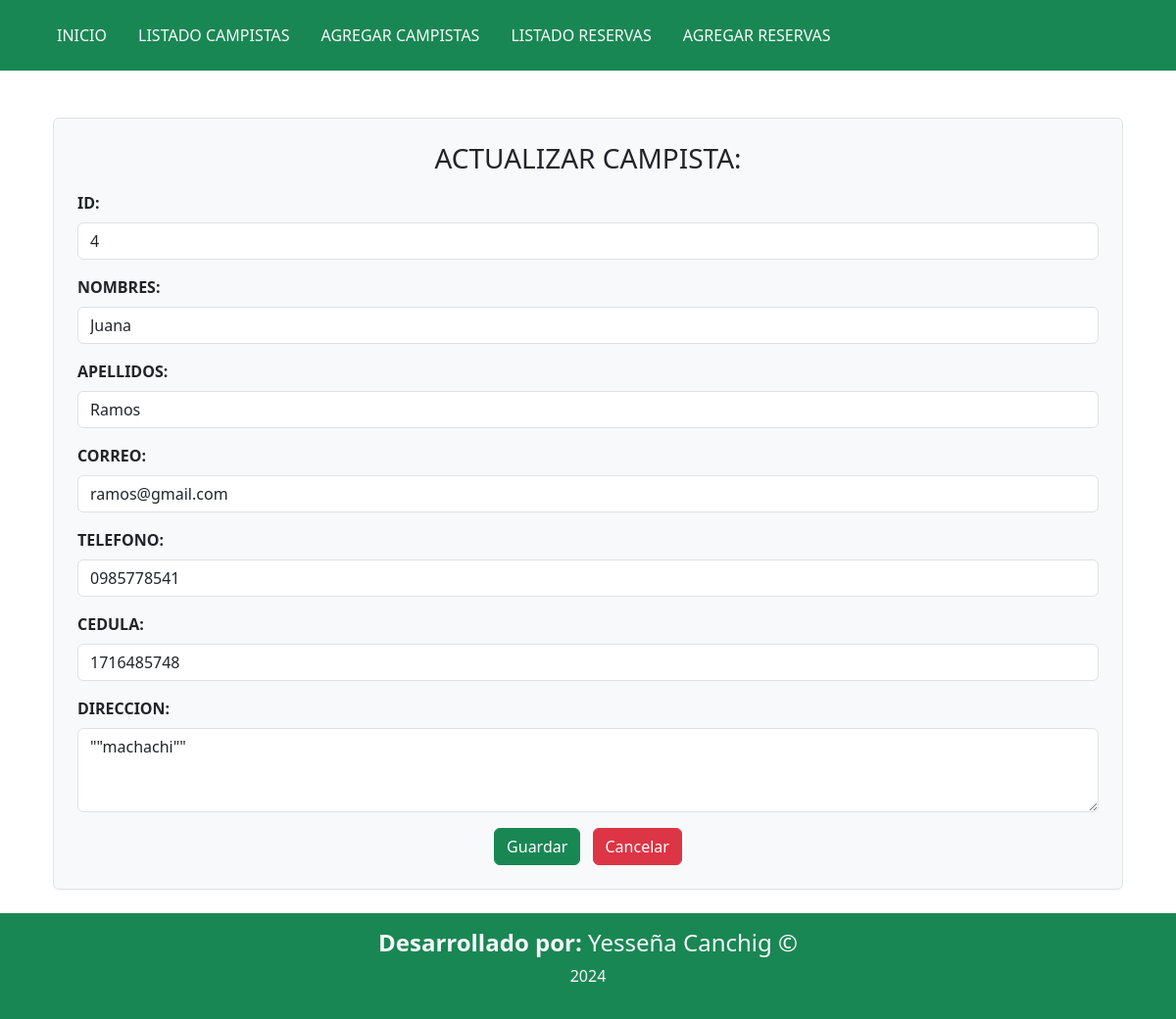
The app's page /editarCampista/4, older data.
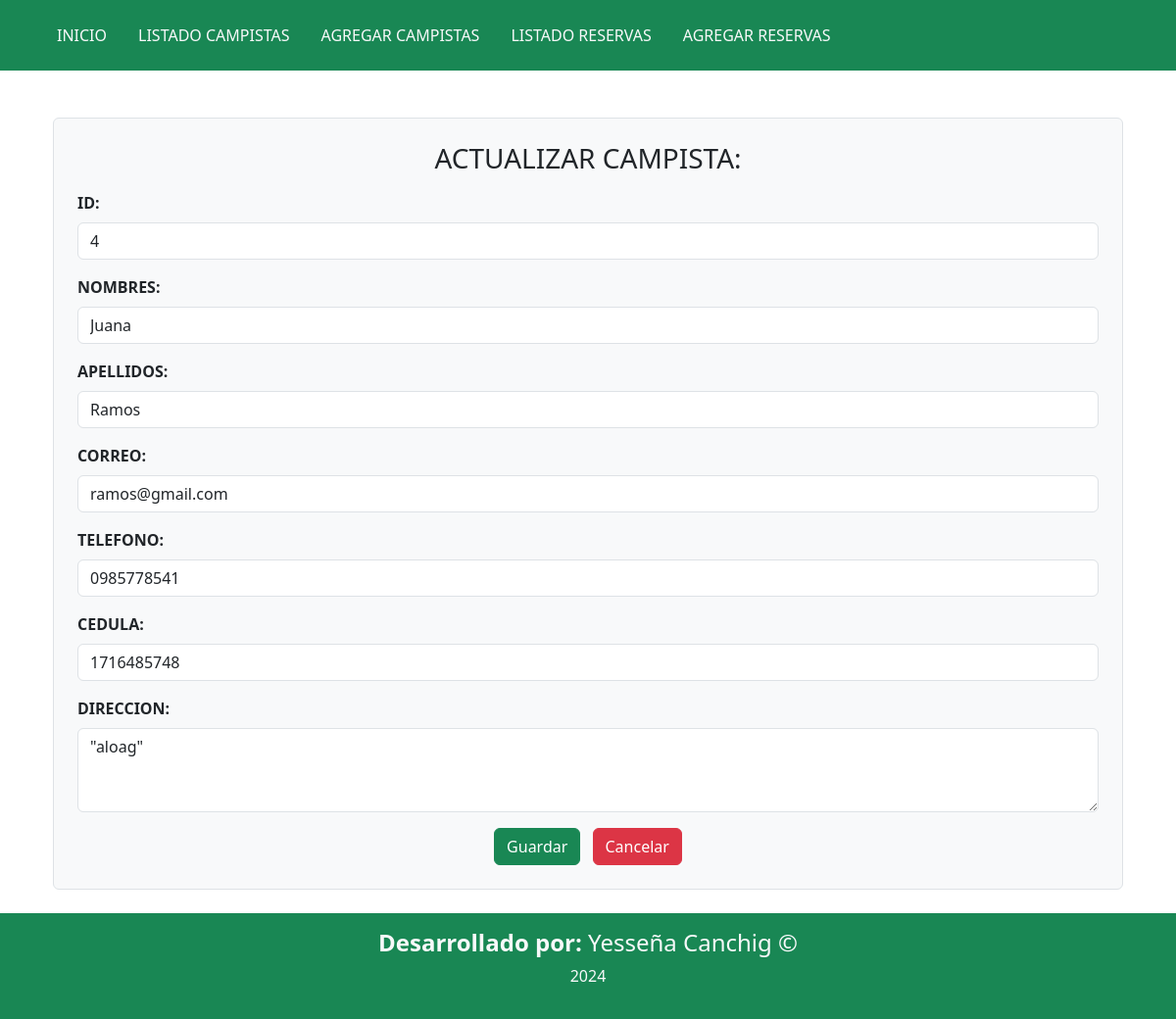
The same page, newer data.
### Aplicaciones/Gestiones/models.py (models this page shows)
class Campistas(models.Model):
    id_camp=models.AutoField(primary_key=True)
    nombre_camp= models.CharField(max_length=100, null=False, blank=False)
    apell_camp = models.CharField(max_length=100, null=False, blank=False)
    correo_camp = models.EmailField(null=False, blank=False)
    telef_camp = models.CharField(max_length=10, null=False, blank=False)
    cedula_camp = models.CharField(max_length=10, null=False, blank=False)
    direcc_camp = models.TextField(null=False, blank=False)

### Aplicaciones/Gestiones/views.py (the view)
# urls.py: path('editarCampista/<id_camp>',views.editarCampista, name='editarCampista'),
def editarCampista(request,id_camp):
    campistaEditar=Campistas.objects.get(id_camp=id_camp)
    return render(request,'editarCampista.html',
                    {'campista':campistaEditar})

### Aplicaciones/Gestiones/templates/editarCampista.html (shortened to what this page needs)
{% extends "./plantilla.html"%}
{% block contenido %}
<div class="container mt-4">
    <form action="/procesarEdicionCampista/" id="frm_editar_campista" method="post" class="p-4 border rounded bg-light">
        <h3 class="mb-3 text-center">ACTUALIZAR CAMPISTA:</h3>
        <div class="mb-3">
            <label for="" class="form-label"><b>ID:</b></label>
            <input type="text" class="form-control" id="id_camp" value="{{ campista.id_camp }}" readonly>
        </div>
        <div class="mb-3">
            <label for="txt_nombre_camp" class="form-label"><b>NOMBRES:</b></label>
            <input type="text" name="txt_nombre_camp" id="txt_nombre_campt" class="form-control" required value="{{ campista.nombre_camp }}">
        </div>
        <div class="mb-3">
            <label for="txt_apell_camp" class="form-label"><b>APELLIDOS:</b></label>
            <input type="text" name="txt_apell_camp" id="txt_apell_camp" class="form-control" required value="{{ campista.apell_camp }}">
        </div>
        <div class="mb-3">
            <label for="txt_correo_camp" class="form-label"><b>CORREO:</b></label>
            <input type="email" name="txt_correo_camp" id="txt_correo_camp" class="form-control" required value="{{ campista.correo_camp }}">
        </div>
        <div class="mb-3">
            <label for="txt_telef_camp" class="form-label"><b>TELEFONO:</b></label>
            <input type="number" name="txt_telef_camp" id="txt_telef_camp" class="form-control" required value="{{ campista.telef_camp }}">
        </div>
        <div class="mb-3">
            <label for="txt_cedla_camp" class="form-label"><b>CEDULA:</b></label>
            <input type="number" name="txt_cedla_camp" id="txt_cedla_camp" class="form-control" required value="{{ campista.cedula_camp }}">
        </div>
        <div class="mb-3">
            <label for="txt_direcc_camp" class="form-label"><b>DIRECCION:</b></label>
            <textarea name="txt_direcc_camp" id="txt_direcc_camp" class="form-control" rows="3" required >"{{ campista.direcc_camp }}"</textarea>
        </div>
        <div class="text-center">
            <button type="submit" class="btn btn-success me-2">Guardar</button>
            <a href="/listadoCampista/" class="btn btn-danger">Cancelar</a>
        </div>
    </form>
</div>
{% endblock %}

Row changes from the older to the newer data that the page shows:
changed Campistas "Juana": txt_direcc_camp "\"\"machachi\"\"" → "\"aloag\""
